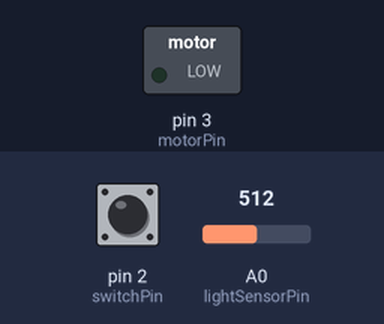
A sketch run on a simulated Arduino Uno, built with avr-gcc and run on an emulated ATmega328P. Parts: switched loads named in the sketch (green lamp = pin HIGH). Inputs (shaded band) come from the test bench; at power-on: pin 2 (switchPin) LOW, A0 (lightSensorPin) = 512. What the sketch prints to the serial monitor is not drawn.

Above: at 1.2 s.
1.3 s: pin 2 (switchPin) pulled HIGH for 0.15 s
At 1.37 s:
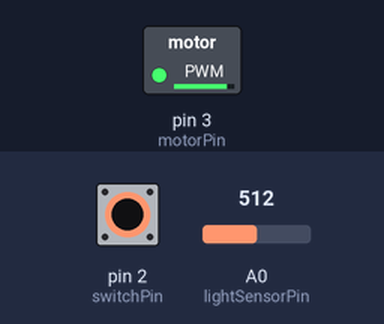
2.9 s: pin 2 (switchPin) pulled HIGH for 3.2 s
At 7.3 s:
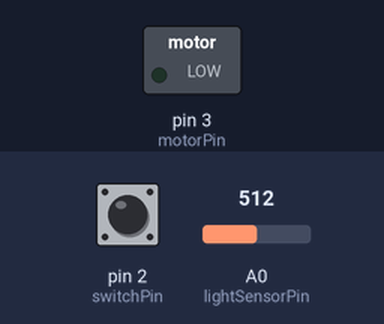
Timing chart, 0 to 8.8 s (numbered marks = the images above; inputs shaded):
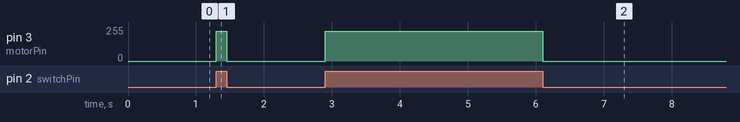

The sketch:

testMotorWithLightSensor.ino
```cpp
/* Turn on a motor when a button is pressed, and stop when
    a light beam is blocked from a sensor

   1/25/17 - Michael Shiloh - Initial creation
   based on testMotorWithSwitch example from
   https://github.com/michaelshiloh/Mechatronics-Spring-2017/tree/master/examples/testMotorWithSwitch

   Pin usage:
   3 - a transistor controlling the motor
   2 - a pushbutton that will tell the motor to start moving
   A0 - a light sensor
*/

const int motorPin = 3;
const int switchPin = 2;
const int lightSensorPin = A0;

void setup() {
  pinMode (motorPin, OUTPUT);// Not necessary but good practice for clarity
  pinMode (switchPin, INPUT); // Not necessary but good practice for clarity
  pinMode (A0, INPUT); // Not necessary but good practice for clarity
  Serial.begin(9600);
}

void loop() {

  int sensorValue = analogRead(lightSensorPin);
  Serial.println(sensorValue); // Report the light sensor reading, so I can make adjustments

  if (HIGH == digitalRead(switchPin) ) { // read the pushbutton

    if ( sensorValue > 500 )  { // lots of light
      analogWrite(motorPin, 225);    // move the motor
    } else { // no light; mechanism must be blocking sensor
      analogWrite(motorPin, 0); // turn off motor
    }
  } else { // the switch must be off
    analogWrite(motorPin, 0); // so turn the motor off
  }
}
```

Measured:
- after the input at 1.3 s, pin 3 (motorPin): 0/255 → 225/255 at once, → 0/255 0.15 s later
- after the input at 2.9 s, pin 3 (motorPin): 0/255 → 225/255 at once, → 0/255 3.2 s later
